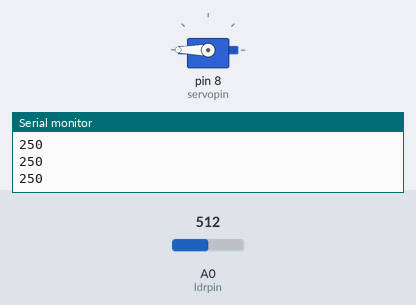
Bench run of a sketch on a simulated Arduino Uno, built with avr-gcc and run on an emulated ATmega328P. On the bench: servo, the last lines printed to the serial monitor. Inputs (shaded band) come from the test bench; at power-on: A0 (ldrpin) = 512.

Above: at 1.2 s.
1.3 s: A0 (ldrpin) set to 306
At 2.1 s:
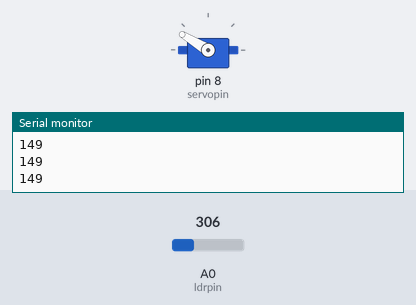
2.8 s: A0 (ldrpin) set to 122
At 3.1 s:
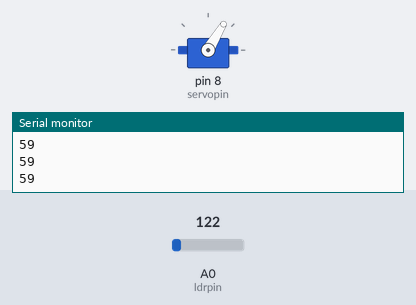
4.3 s: A0 (ldrpin) set to 0
At 5.2 s:
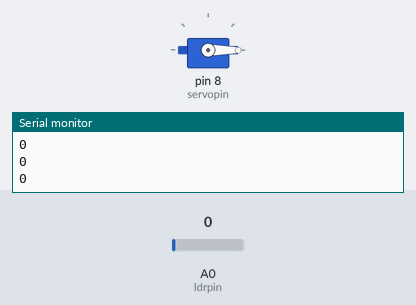
5.8 s: A0 (ldrpin) set to 500
At 6.5 s:
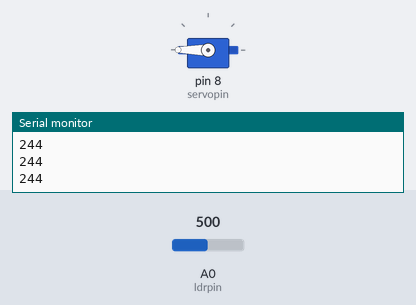
Timing chart, 0 to 8.3 s (numbered marks = the images above; inputs shaded):
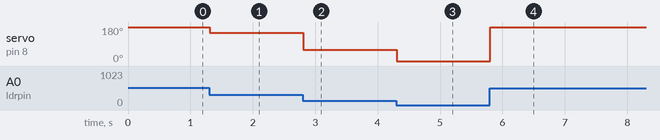

Measured:
- after the input at 1.3 s, servo on pin 8 (servopin): 180° → 149° at once
- after the input at 2.8 s, servo on pin 8 (servopin): 149° → 59° at once
- after the input at 4.3 s, servo on pin 8 (servopin): 59° → 0° at once
- after the input at 5.8 s, servo on pin 8 (servopin): 0° → 180° at once

The sketch:

control_de_servomotor_con_ldr.ino
```cpp
#include <Servo.h>
//crea el objeto tipo servo
Servo miservo;

//constantes para la conexion de pines
const int ldrpin=A0; //pin conexion ldr
const int servopin=8; //pin conexion servo

int ldrValue; //variable para almacenar el valor del servo
int angulo=0; //numero de grados del servo
int valor_limite=490;
int luz=0;

void setup() {

  Serial.begin(9600); ///puerto serie
  miservo.attach(servopin); ///se vincula el servo al pin digital

  // put your setup code here, to run once:

}

void loop() {
  // put your main code here, to run repeatedly:

ldrValue=analogRead(ldrpin); ///lectura ldr 0-1023,creo que grados?
luz=(5.0*ldrValue*100.0)/1024.0;

if (luz<=valor_limite)
 {
angulo=map(ldrValue,0,1023,0,180);///intensidad de luz??
Serial.println(luz);
miservo.write(luz);
delay(15);
 }
//*angulo=map(ldrValue,0,1023,0,150);///convesion de laa ldr  en grados
///quiero pensar que ubicacion original 0 (inicia),1023(termina) angulo donde termina (0(inicia)),(180(termina))
 // Serial.println(angulo);//imprime el valor del angulo
//miservo.write(angulo);
///delay(45);

}
```
